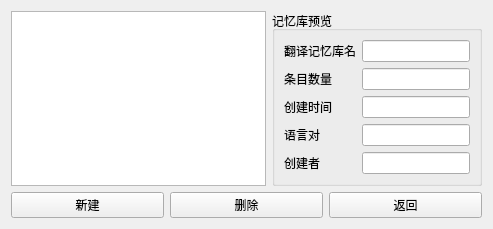
<?xml version="1.0" encoding="UTF-8"?>
<ui version="4.0">
 <class>Widget_TM_mangae</class>
 <widget class="QWidget" name="Widget_TM_mangae">
  <property name="geometry">
   <rect>
    <x>0</x>
    <y>0</y>
    <width>493</width>
    <height>210</height>
   </rect>
  </property>
  <property name="windowTitle">
   <string>Form</string>
  </property>
  <layout class="QVBoxLayout" name="verticalLayout">
   <item>
    <layout class="QHBoxLayout" name="horizontalLayout_2">
     <item>
      <widget class="QListView" name="listView_TMlist"/>
     </item>
     <item>
      <widget class="QGroupBox" name="groupBox_TMdescripte">
       <property name="title">
        <string>记忆库预览</string>
       </property>
       <layout class="QFormLayout" name="formLayout">
        <item row="0" column="0">
         <widget class="QLabel" name="label_TMname">
          <property name="text">
           <string>翻译记忆库名</string>
          </property>
         </widget>
        </item>
        <item row="1" column="0">
         <widget class="QLabel" name="label_TMnumber">
          <property name="text">
           <string>条目数量</string>
          </property>
         </widget>
        </item>
        <item row="1" column="1">
         <widget class="QLineEdit" name="lineEdit_TMnumber"/>
        </item>
        <item row="2" column="0">
         <widget class="QLabel" name="label_TMcreatetime">
          <property name="text">
           <string>创建时间</string>
          </property>
         </widget>
        </item>
        <item row="2" column="1">
         <widget class="QLineEdit" name="lineEdit_TMcreatetime"/>
        </item>
        <item row="3" column="0">
         <widget class="QLabel" name="label_TMlanguage">
          <property name="text">
           <string>语言对</string>
          </property>
         </widget>
        </item>
        <item row="3" column="1">
         <widget class="QLineEdit" name="lineEdit_TMlanguage"/>
        </item>
        <item row="4" column="0">
         <widget class="QLabel" name="label_owner">
          <property name="text">
           <string>创建者</string>
          </property>
         </widget>
        </item>
        <item row="4" column="1">
         <widget class="QLineEdit" name="lineEdit_owner"/>
        </item>
        <item row="0" column="1">
         <widget class="QLineEdit" name="lineEdit_TMname"/>
        </item>
       </layout>
      </widget>
     </item>
    </layout>
   </item>
   <item>
    <layout class="QHBoxLayout" name="horizontalLayout">
     <item>
      <widget class="QPushButton" name="pushButton_createTM">
       <property name="text">
        <string>新建</string>
       </property>
      </widget>
     </item>
     <item>
      <widget class="QPushButton" name="pushButton_deleteTM">
       <property name="text">
        <string>删除</string>
       </property>
      </widget>
     </item>
     <item>
      <widget class="QPushButton" name="pushButton">
       <property name="text">
        <string>返回</string>
       </property>
      </widget>
     </item>
    </layout>
   </item>
  </layout>
 </widget>
 <resources/>
 <connections/>
</ui>
